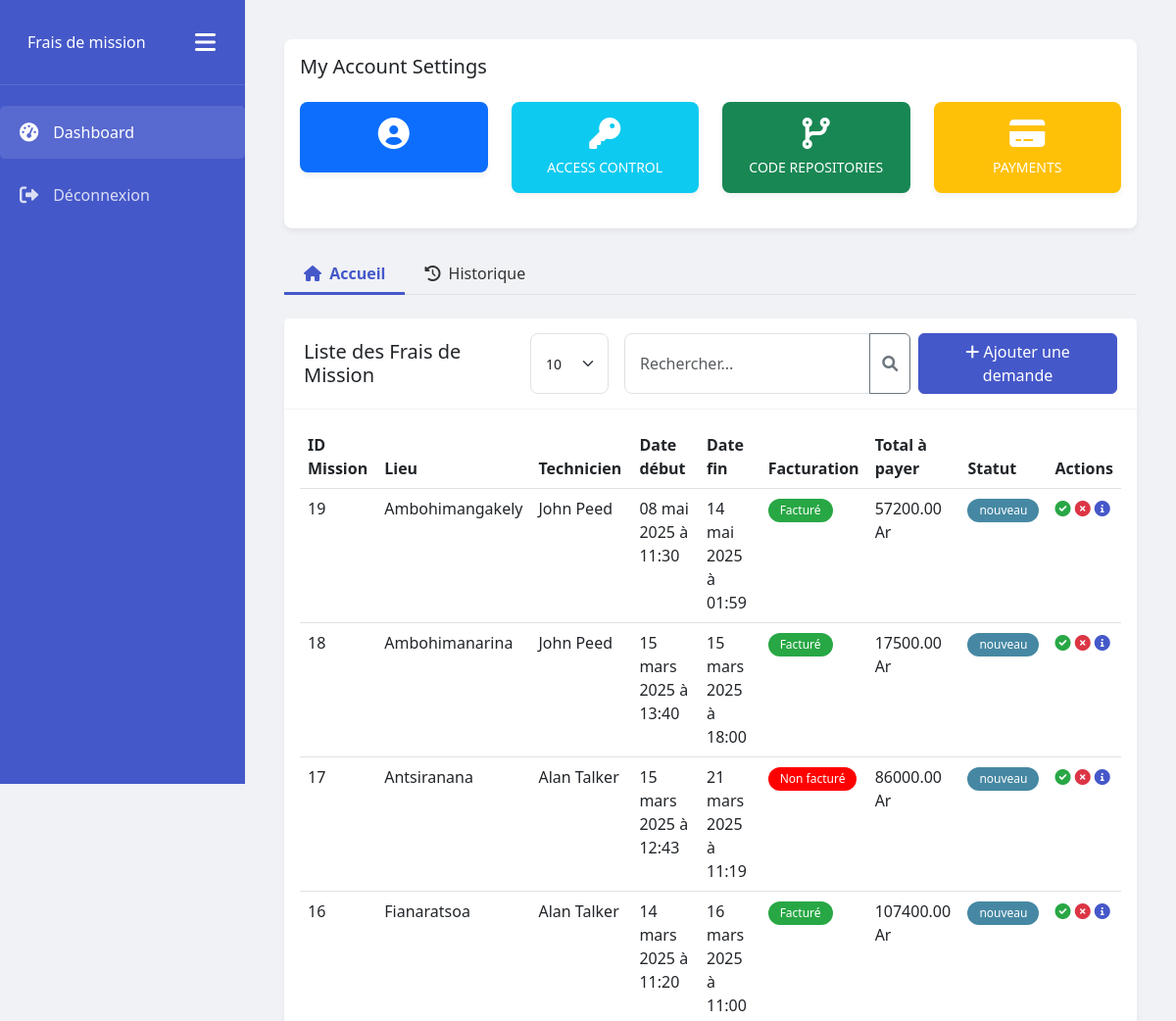
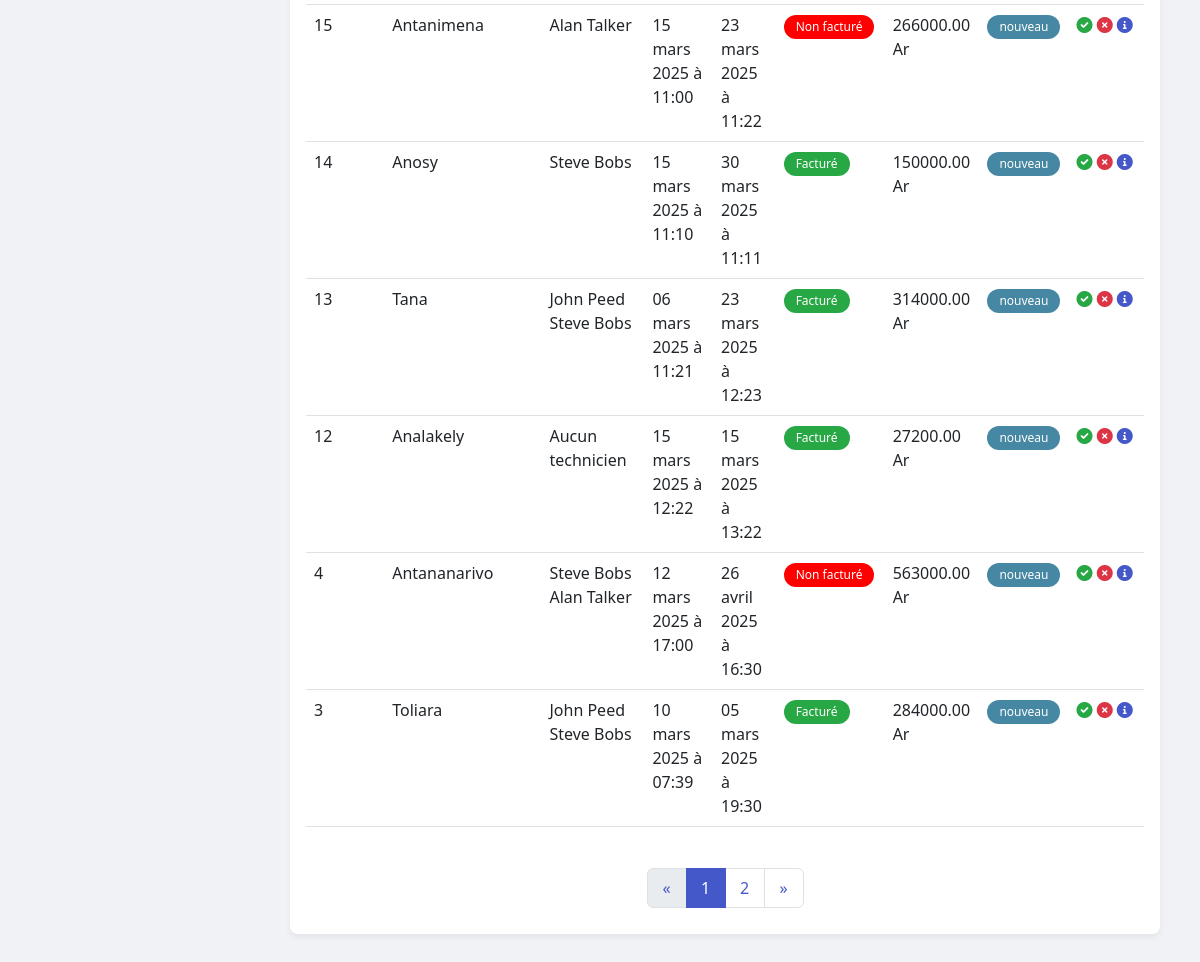
The app's page /, older data (2 pictures, top to bottom).
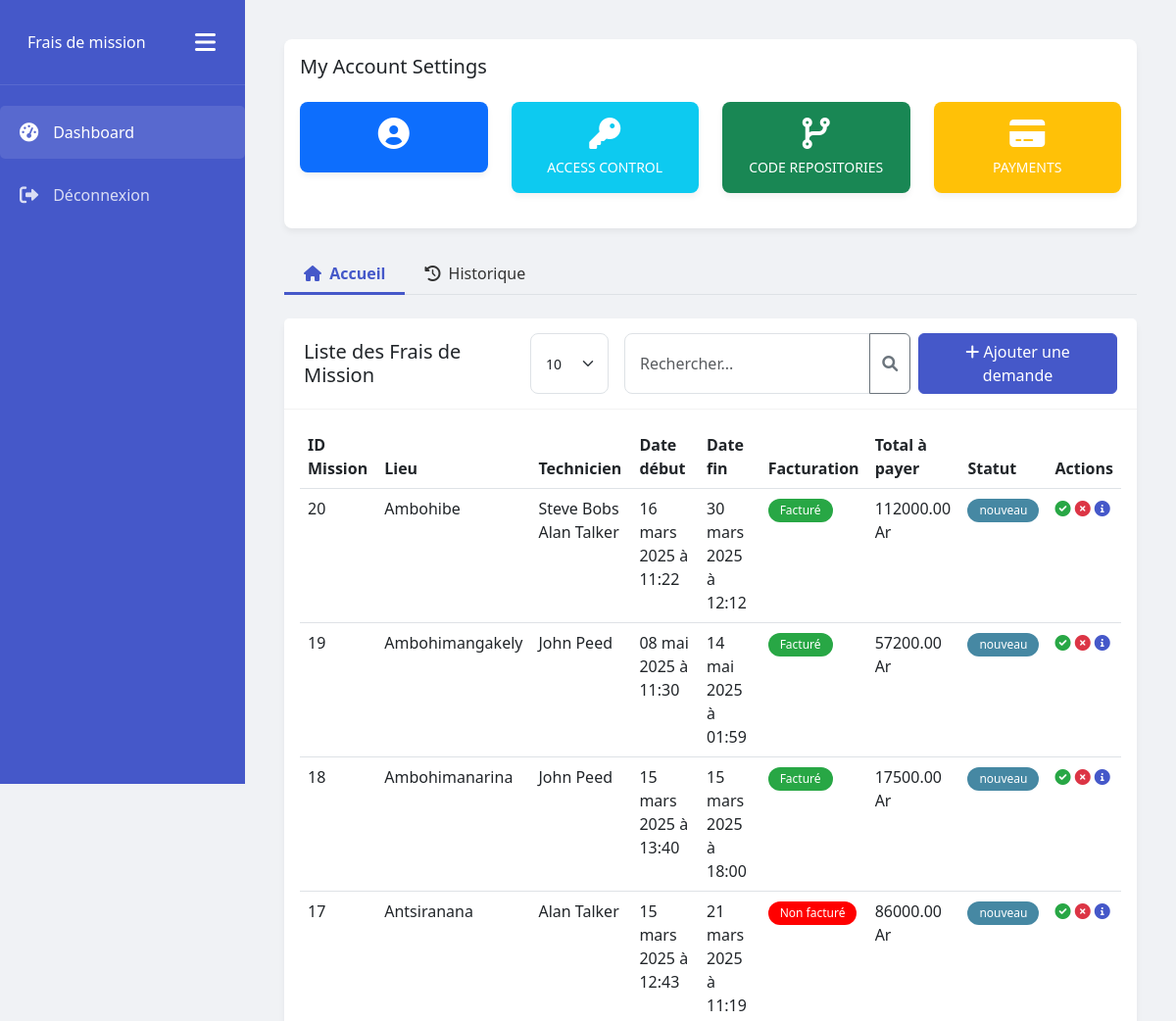
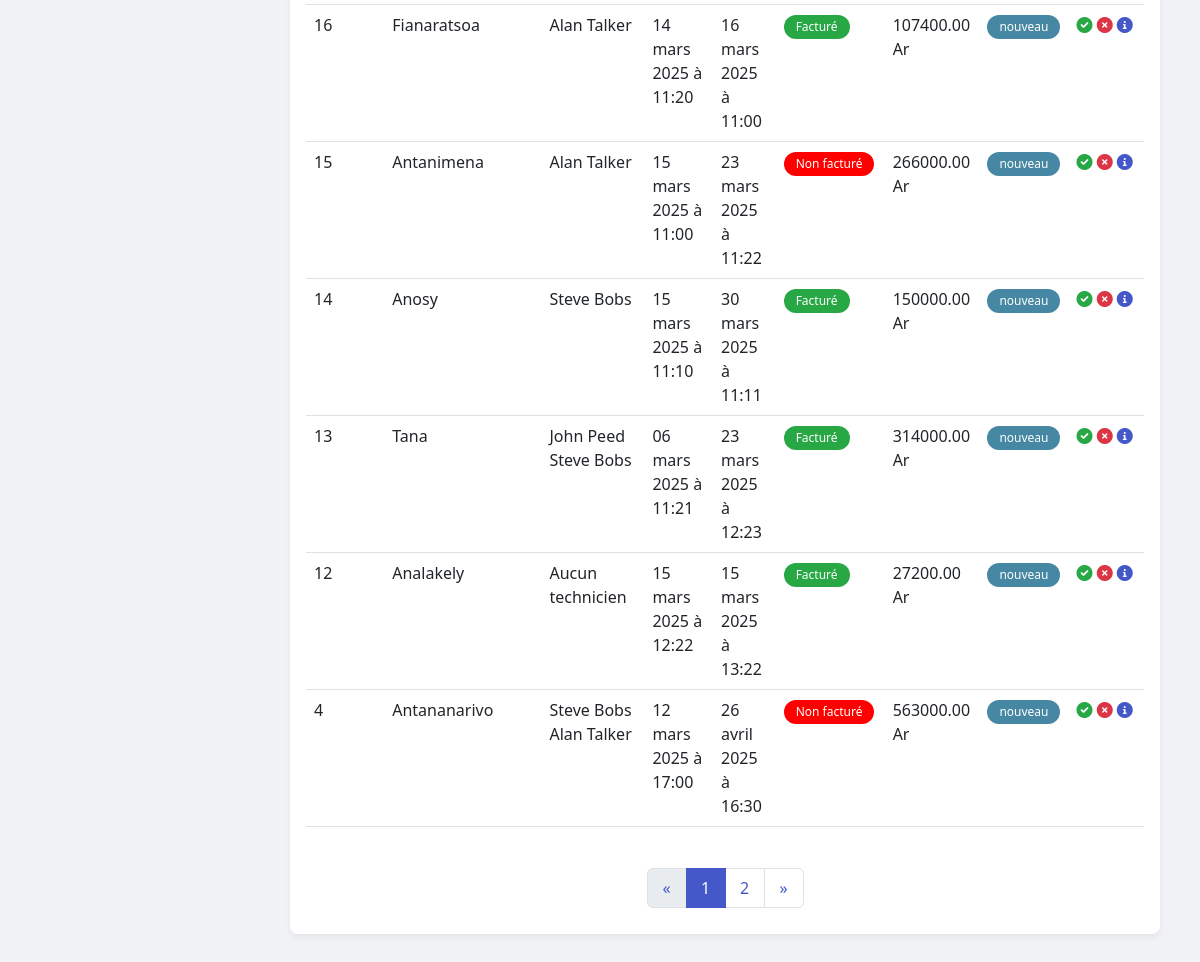
The same page, newer data (2 pictures, top to bottom).
### fdm_app/models.py (models this page shows, shortened)
class Mission(models.Model):
    techniciens = models.ManyToManyField(Technician, related_name="missions")
    mission_details = models.TextField(
        help_text='details de la mission',
        verbose_name='Mission Details'
    )
    start_date = models.DateField(
        help_text='date de debut de la mission',
        verbose_name='Start Date'
    )
    start_hour = models.TimeField(
        help_text='heure de debut de la mission',
        verbose_name='Start Hour'
    )
    end_date = models.DateField(
        help_text='date de fin de la mission',
        verbose_name='End Date'
    )
    end_hour = models.TimeField(
        help_text='heure de fin de la mission',
        verbose_name='End Hour'
    )
    location = models.CharField(
        max_length=50,
        help_text='lieu de la mission'
    )
    facturation = models.BooleanField(
        help_text='facturation de la mission, facturee ou non',
        verbose_name='Facturation'
    )
    STATUS_CHOICES = [
        ('NEW', 'New'),
        ('REFUSED', 'Refused'),
        ('VALIDATED', 'Validated'),
    ]
    status = models.CharField(
        max_length=10,
        choices=STATUS_CHOICES,
        default='NEW',
        verbose_name='Status',
        help_text='Statut de la mission'
    )

class Technician(models.Model):
    first_name = models.CharField(
        max_length=50,
        help_text='nom du technicien'
    )
    last_name = models.CharField(
        max_length=50,
        help_text='prenom du technicien'
    )

class Expense(models.Model):
    mission = models.ForeignKey(Mission, on_delete=models.CASCADE, related_name="depenses")
    hosting_days = models.IntegerField(
        help_text='nombre de jours de sejour',
        default=0.0,
    )
    overnight_rate = models.DecimalField(
        max_digits=10,
        decimal_places=2,
        default=0.00,
        help_text='tarif nuitée'
    )
    total_hosting = models.DecimalField(
        max_digits=10,
        decimal_places=2,
        help_text=' pris total de séjour',
        editable = False
    )
    meal_costs = models.DecimalField(
        max_digits=10,
        decimal_places=2,
        help_text='prix des repas',
    )
    total_meal_costs = models.DecimalField(
        max_digits=10,
        decimal_places=2,
        help_text='prix total des repas',
        editable = False,
        default=0.00,
    )
    transport = models.CharField(
        max_length=100,
        help_text='transport',
    )
    shipping_costs = models.DecimalField(
        max_digits=10,
        decimal_places=2,
        help_text='frais de transport',
    )
    various_expenses_details = models.CharField(
        max_length=100,
        help_text='divers frais',
    )
    various_expenses_price = models.DecimalField(
        max_digits=10,
        decimal_places=2,
        help_text='prix des divers frais',
    )
    total_expenses = models.DecimalField(
        max_digits=10,
        decimal_places=2,
        help_text='prix total des frais',
        editable = False,
        default=0.00,
    )

### fdm_app/views.py (the view, shortened to what this page needs)
# urls.py: path('', MissionListView.as_view(), name='missions'),
class MissionListView(View):
    def get(self, request, *args, **kwargs):
        all_missions = Mission.objects.all().order_by('-id')
        search_query = request.GET.get('search', '')
        per_page = request.GET.get('per_page', 10)
        try:
            per_page = int(per_page)
        except (ValueError, TypeError):
            per_page = 10
        paginator = Paginator(all_missions, per_page)
        page = request.GET.get('page', 1)
        try:
            missions = paginator.page(page)
        except PageNotAnInteger:
            missions = paginator.page(1)
        except EmptyPage:
            missions = paginator.page(paginator.num_pages)
        technicians = Technician.objects.all()
        context = {
            'missions': missions,
            'technicians': technicians,
            'active_tab': 'missions'  # pour le style lorsqu'on clique sur historique ou accueil
        }
        return render(request, 'index.html', context)

### fdm_app/templates/index.html (shortened to what this page needs)
 {% extends 'base.html' %}
 {% block content %}
<body>
  <div class="main-content">
   {% include 'account.html' %}
    <ul class="nav nav-tabs mb-4">
      <li class="nav-item">
        <a class="nav-link {% if active_tab == 'missions' %}active{% endif %}" href="{% url 'missions' %}">
          <i class="fas fa-home me-1"></i> Accueil
        </a>
      </li>
      <li class="nav-item">
        <a class="nav-link {% if active_tab == 'history' %}active{% endif %}" href="{% url 'history' %}">
          <i class="fas fa-history me-1"></i> Historique
        </a>
      </li>
    </ul>
    <div class="card mb-4">
      <div class="card-header d-flex justify-content-between align-items-center">
        <h5 class="mb-0">Liste des Frais de Mission</h5>
        <div class="d-flex">
          <form method="GET" action="{% url 'missions' %}" class="d-flex me-2">
            <select class="form-select form-select-sm me-3" style="width: auto; min-width: 80px;" name="per_page" onchange="this.form.submit()">
              <option value="10" {% if request.GET.per_page == '10' or not request.GET.per_page %}selected{% endif %}>10</option>
            </select>
            <div class="input-group">
              <input type="text" class="form-control" name="search" placeholder="Rechercher..."
                     value="{{ request.GET.search|default:'' }}" aria-label="Search">
              <button class="btn btn-outline-secondary" type="submit">
                <i class="fas fa-search"></i>
              </button>
            </div>
          </form>
          <button class="btn btn-primary" data-bs-toggle="modal" data-bs-target="#addMissionModal">
            <i class="fas fa-plus"></i> Ajouter une demande
          </button>
        </div>
      </div>
      <div class="card-body fade-in">
        <div class="table-responsive">
          <table class="table table-hover">
            <thead>
              <tr>
                <th>ID Mission</th>
                <th>Lieu</th>
                <th>Technicien</th>
                <th>Date début</th>
                <th>Date fin</th>
                <th>Facturation</th>
                <th>Total à payer</th>
                <th>Statut</th>
                <th>Actions</th>
              </tr>
            </thead>
            <tbody>
              {% for mission in missions %}
              <tr>
                <td> {{ mission.id }} </td>
                <td>{{ mission.location }}</td>
                <td>
                  {% for technicien in mission.techniciens.all %}
                    {{ technicien.first_name }} {{ technicien.last_name }}<br>
                  {% empty %}
                    Aucun technicien
                  {% endfor %}
                </td>
                <td>{{ mission.start_date|date:"d F Y" }} à {{ mission.start_hour|time:"H:i" }} </td>
                <td>{{ mission.end_date|date:"d F Y" }} à {{ mission.end_hour|time:"H:i" }}</td>
                {% if mission.facturation %}
                <td><span class="badge badge-billed" style="background-color:#28a745;">Facturé</span></td>
                {% else %}
                <td><span class="badge badge-not-billed" style="background-color:red;">Non facturé</span></td>
                {% endif %}
                {% for expense in mission.depenses.all %}
                <td> {{ expense.total_expenses }} Ar </td>
                {% endfor %}
                <td>
                  {% if mission.status == "NEW" %}
                    <span class="badge badge-new" style="background-color:#4688A3">nouveau</span>
                  {% elif mission.status == "REFUSED" %}
                    <span class="badge badge-refused" style="background-color: red;">refusée</span>
                  {% elif mission.status == "VALIDATED" %}
                    <span class="badge badge-validated" style="background-color: green;">validée</span>
                  {% endif %}
                </td>
                <td class="action-icons">
                  <i class="fas fa-check-circle validate" data-bs-toggle="modal" data-bs-target="#validateModal"></i>
                  <i class="fas fa-times-circle refuse" data-bs-toggle="modal" data-bs-target="#refuseModal"></i>
                  <i class="fas fa-info-circle details" data-bs-toggle="modal" data-bs-target="#detailModal{{ mission.id }}"></i>
                </td>
              </tr>
              {% endfor %}
            </tbody>
          </table>
        </div>
        <div class="pagination-container">
          <nav aria-label="Page navigation">
            <ul class="pagination">
              {% if missions.has_previous %}
                <li class="page-item">
                  <a class="page-link" href="?page={{ missions.previous_page_number }}" aria-label="Previous">
                    <span aria-hidden="true">&laquo;</span>
                  </a>
                </li>
              {% else %}
                <li class="page-item disabled">
                  <a class="page-link" href="#" aria-label="Previous">
                    <span aria-hidden="true">&laquo;</span>
                  </a>
                </li>
              {% endif %}
              {% for num in missions.paginator.page_range %}
                {% if missions.number == num %}
                  <li class="page-item active">
                    <a class="page-link" href="?page={{ num }}{% if request.GET.search %}&search={{ request.GET.search }}{% endif %} ">
                      {{ num }}
                    </a>
                  </li>
                {% elif num > missions.number|add:'-3' and num < missions.number|add:'3' %}
                  <li class="page-item"><a class="page-link" href="?page={{ num }}{% if request.GET.search %}&search={{ request.GET.search }}{% endif %}">{{ num }}</a></li>
                {% endif %}
              {% endfor %}
              {% if missions.has_next %}
                <li class="page-item">
                  <a class="page-link" href="?page={{ missions.next_page_number }}{% if request.GET.search %}&search={{ request.GET.search }}{% endif %}" aria-label="Next">
                    <span aria-hidden="true">&raquo;</span>
                  </a>
                </li>
              {% else %}
                <li class="page-item disabled">
                  <a class="page-link" href="#" aria-label="Next">
                    <span aria-hidden="true">&raquo;</span>
                  </a>
                </li>
              {% endif %}
            </ul>
          </nav>
        </div>
</body>
</html>
{% endblock %}

### fdm_app/templates/base.html (shortened to what this page needs)
{% load static %}
<!DOCTYPE html>
<html lang="fr">
<head>
  <link href="https://cdn.jsdelivr.net/npm/bootstrap@5.3.0-alpha1/dist/css/bootstrap.min.css" rel="stylesheet">
  <link rel="stylesheet" href="https://cdnjs.cloudflare.com/ajax/libs/font-awesome/6.0.0/css/all.min.css">
  <link rel="stylesheet" href="{% static 'css/style.css' %}">
</head>
  <body>
    <div class="sidebar" id="sidebar">
        <div class="logo">
            <span class="ms-2">Frais de mission</span>
            <button class="btn-toggle-sidebar ms-auto" id="toggleSidebar">
                <i class="fas fa-bars"></i>
            </button>
        </div>
        <div class="nav flex-column mt-3">
            <a href="{% url 'missions' %}" class="nav-link active" title="Accéder à l'accueil" >
                <i class="fas fa-tachometer-alt"></i>
                <span>Dashboard</span>
            </a>
            <a href="{% url 'logout' %}" class="nav-link" title="se déconnecter" >
                <i class="fas fa-sign-out-alt"></i>
                <span>Déconnexion</span>
               </a>
        </div>
    </div>
    <div class="main-content" id= "main-content">
    {% block content %}
    {% endblock %}
</body>

### fdm_app/templates/account.html (shortened to what this page needs)
<div class="card mb-4">
    <div class="card-body">
      <h5 class="card-title">My Account Settings</h5>
      <div class="row mt-4">
        <div class="col-md-3">
          <div class="card bg-primary text-white">
            <div class="card-body text-center">
              <i class="fas fa-user-circle mb-2 fa-2x"></i>
            </div>
          </div>
        </div>
        <div class="col-md-3">
          <div class="card bg-info text-white">
            <div class="card-body text-center">
              <i class="fas fa-key mb-2 fa-2x"></i>
              <p class="mb-0 small">ACCESS CONTROL</p>
            </div>
          </div>
        </div>
        <div class="col-md-3">
          <div class="card bg-success text-white">
            <div class="card-body text-center">
              <i class="fas fa-code-branch mb-2 fa-2x"></i>
              <p class="mb-0 small">CODE REPOSITORIES</p>
            </div>
          </div>
        </div>
        <div class="col-md-3">
          <div class="card bg-warning text-white">
            <div class="card-body text-center">
              <i class="fas fa-credit-card mb-2 fa-2x"></i>
              <p class="mb-0 small">PAYMENTS</p>
            </div>
          </div>
        </div>
      </div>
    </div>
  </div>

### fdm_app/static/css/style.css (style rules this page uses)
:root { --primary-color: #4558c9; --secondary-color: #e9ecef; --text-color: #333; --bg-light: #f8f9fa; --border-radius: 8px; }
body { font-family: 'Segoe UI', Tahoma, Geneva, Verdana, sans-serif; background-color: #f0f2f5; color: var(--text-color); }
.main-content { margin-left: 250px; padding: 20px; transition: all 0.3s; }
.card { border-radius: var(--border-radius); box-shadow: 0 4px 6px rgba(0,0,0,0.05); margin-bottom: 20px; border: none; }
.card-header { background-color: white; border-bottom: 1px solid rgba(0,0,0,0.05); font-weight: bold; padding: 15px 20px; display: flex; justify-content: space-between; align-items: center; }
.btn-primary { background-color: var(--primary-color); border-color: var(--primary-color); }
.table th { font-weight: 600; border-top: none; }
.badge { padding: 6px 12px; border-radius: 20px; font-weight: 500; }
.badge-billed { background-color: #198754; color: white; }
.badge-not-billed { background-color: #fd7e14; color: white; }
.action-icons .validate { color: #28a745; }
.action-icons .refuse { color: #dc3545; }
.action-icons .details { color: var(--primary-color); }
.pagination-container { height: 60px; display: flex; align-items: center; justify-content: center; margin-top: 15px; }
.pagination { justify-content: center; margin: 0; }
.pagination .page-item .page-link { color: var(--primary-color); min-width: 40px; height: 40px; display: flex; align-items: center; justify-content: center; }
.pagination .page-item.active .page-link { background-color: var(--primary-color); border-color: var(--primary-color); color: white; }
.form-control, .form-select { border-radius: var(--border-radius); padding: 10px 15px; }
.fade-in { animation: fadeIn 0.5s; }
.nav-tabs .nav-link { color: var(--text-color); border: none; padding: 10px 20px; border-radius: 0; position: relative; }
.nav-tabs .nav-link.active { color: var(--primary-color); background-color: transparent; font-weight: bold; }
.nav-tabs .nav-link.active::after { content: ''; position: absolute; bottom: 0; left: 0; width: 100%; height: 3px; background-color: var(--primary-color); }
.sidebar { background-color: var(--primary-color); color: white; height: 100vh; width: 250px; position: fixed; transition: all 0.3s; z-index: 1000; }
.sidebar .nav-link { color: rgba(255, 255, 255, 0.8); padding: 15px 20px; margin: 5px 0; border-radius: 5px; transition: all 0.2s; display: flex; align-items: center; }
.sidebar .nav-link:hover, .sidebar .nav-link.active { background-color: rgba(255, 255, 255, 0.1); color: white; }
.sidebar .nav-link i { margin-right: 15px; font-size: 1.2rem; }
.logo { padding: 20px; display: flex; align-items: center; justify-content: flex-start; border-bottom: 1px solid rgba(255, 255, 255, 0.1); }
.btn-toggle-sidebar { background: none; border: none; color: white; font-size: 1.5rem; cursor: pointer; padding: 5px 10px; }
.main-content { margin-left: var(--sidebar-width, 250px); padding: 20px; transition: all 0.3s; padding-left: 0 ; }

Row changes from the older to the newer data that the page shows:
no longer on this page (row unchanged): Mission: id "3", location "Toliara", start_date "10 mars 2025", start_hour "07:39", end_date "05 mars 2025", end_hour "19:30", facturation "Facturé", status "nouveau", Technician (first_name "John", last_name "Peed"), Technician (first_name "Steve", last_name "Bobs")
no longer on this page (row unchanged): Expense: total_expenses "284000.00", shown under "3"
added Mission: id "20", location "Ambohibe", start_date "16 mars 2025", start_hour "11:22", end_date "30 mars 2025", end_hour "12:12", facturation "Facturé", status "nouveau", Technician (first_name "Steve", last_name "Bobs"), Technician (first_name "Alan", last_name "Talker")
added Expense: total_expenses "112000.00", shown under "20"
